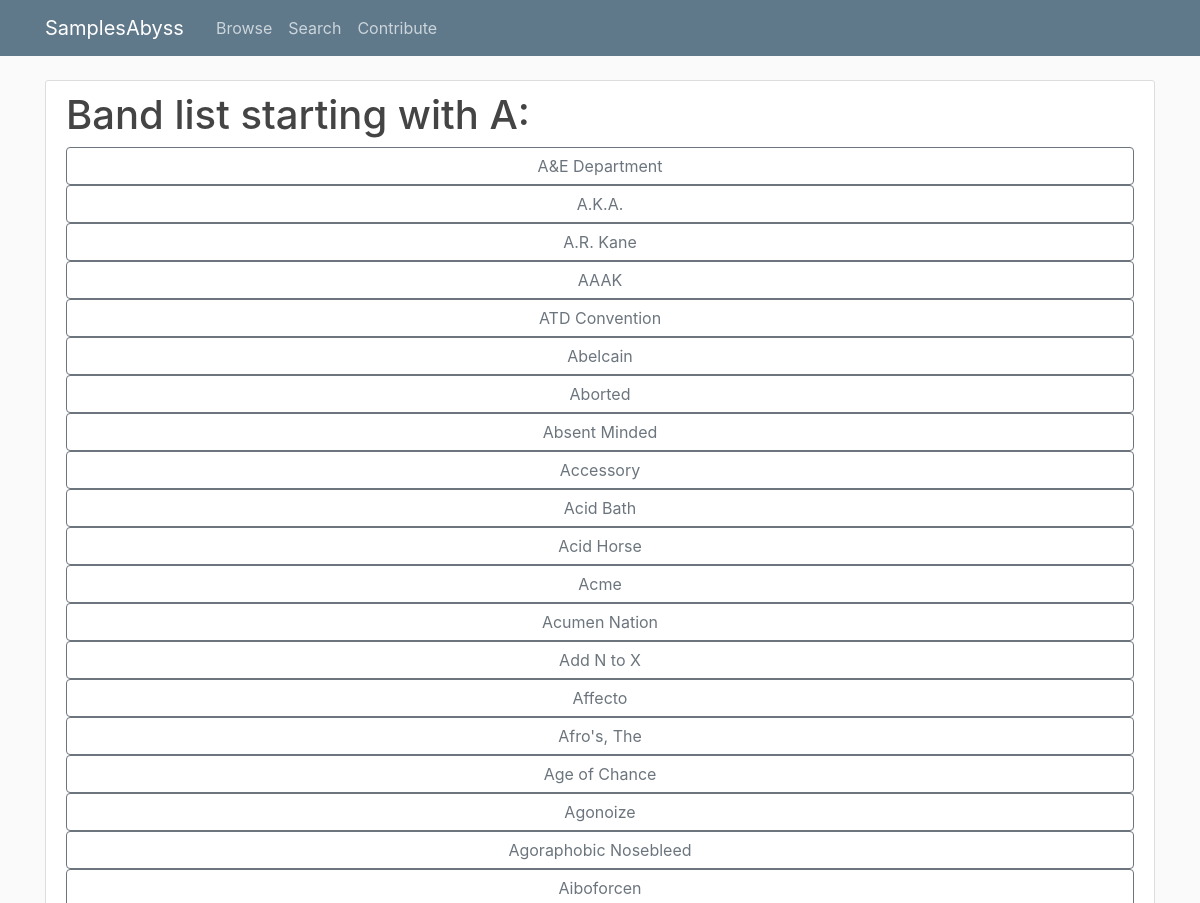
Page /browse/A/ (upper part) on the earlier database version.
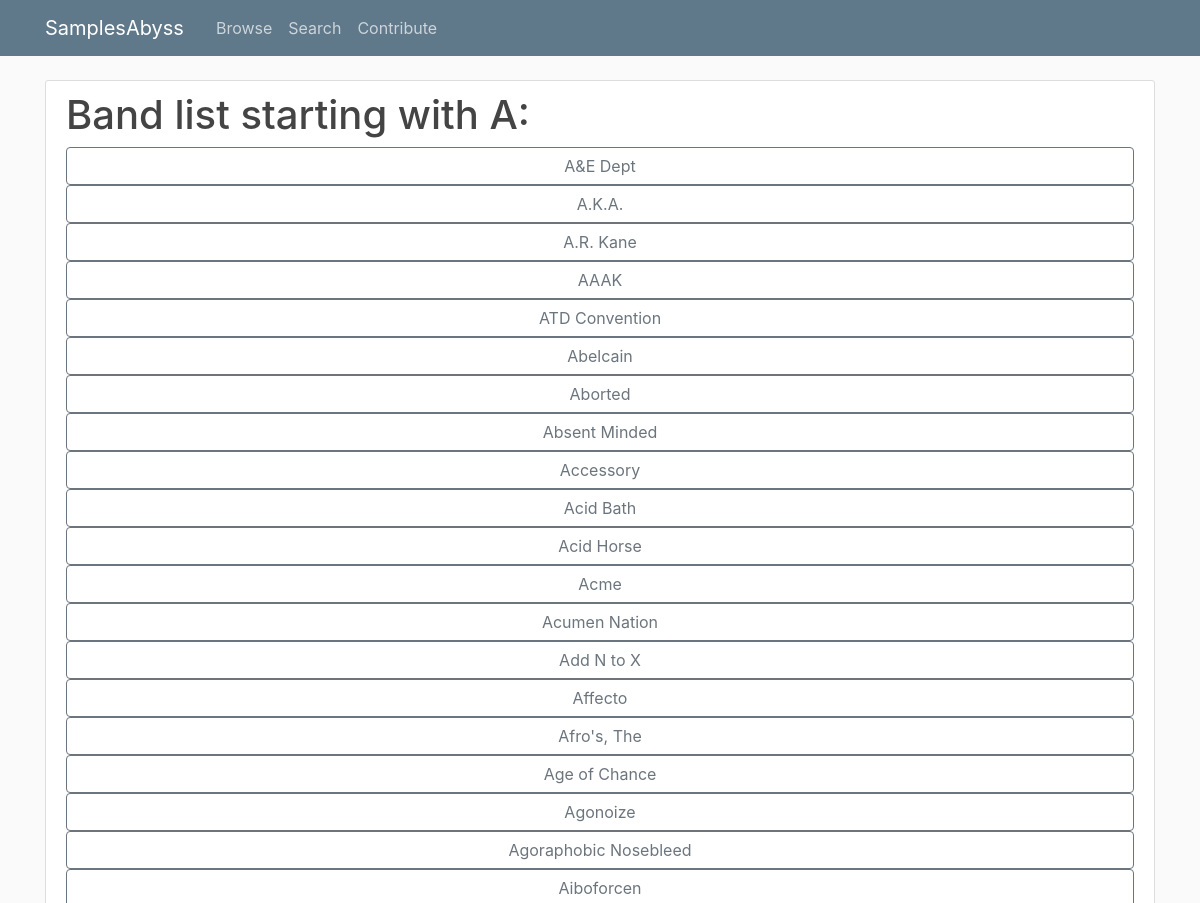
Same page on the later database version.
### samples/models.py (models this page shows)
class BandInfo(models.Model):
    name = models.CharField(blank=True, null=True, max_length=300)
    note = models.TextField(blank=True, null=True)
    class Meta:
        managed = False
        db_table = 'band_info'

### samples/views.py (the view)
# urls.py: path('browse/<str:letter>/', BandListView.as_view(), name='browse-bands'),
class BandListView(ListView):
    def get_queryset(self) -> QuerySet[Any]:
        letter = self.kwargs.get('letter')
        if letter == "#":
            letter = '[^a-zA-Z]'
        band_list = BandInfo.objects.filter(name__regex=f'^{letter}').order_by('name')
        return band_list
    def get_context_data(self):
        context = super().get_context_data()
        context['letter'] = self.kwargs.get('letter')
        return context

### samples/templates/samples/bandinfo_list.html
{% extends "samples/base.html" %}
{% block content %}
    <article class="media content-section">
        <div class="media-body">
            <h1>Band list starting with {{ letter }}:</h1>
            {% for band in object_list %}
            <a href="{% url 'browse-albums' band.name|urlencode:'' %}" class="btn btn btn-outline-secondary d-block">{{ band.name }}</a>
            {% endfor %}
        </div>
    </article>
{% endblock content %}

### samples/templates/samples/base.html (shortened to what this page needs)
{% load static %}
<!DOCTYPE html>
<html>
<head>
    <link rel="stylesheet" href="https://maxcdn.bootstrapcdn.com/bootstrap/4.0.0/css/bootstrap.min.css">
    <link rel="stylesheet" type="text/css" href="{% static 'samples/main.css' %}">
</head>
<body>
    <header class="site-header">
      <nav class="navbar navbar-expand-md navbar-dark bg-steel fixed-top">
        <div class="container">
          <a class="navbar-brand mr-4" href="{% url 'samples-home' %}">SamplesAbyss</a>
          <div class="collapse navbar-collapse" id="navbarToggle">
            <div class="navbar-nav mr-auto">
              <a class="nav-item nav-link" href="{% url 'browse-letters' %}">Browse</a>
              <a class="nav-item nav-link" href="{% url 'samples-search' %}">Search</a>
              <a class="nav-item nav-link" href="{% url 'samples-contribute' %}">Contribute</a>
            </div>
          </div>
        </div>
      </nav>
    </header>
    <main role="main" class="container">
        <div class="row">
          <div class="col-md">
            {% block content %}{% endblock %}
          </div>
        </div>
      </main>
</body>
</html>

### samples/static/samples/main.css (style rules this page uses)
body { background: #fafafa; color: #333333; margin-top: 5rem; }
h1, h2, h3, h4, h5, h6 { color: #444444; }
.bg-steel { background-color: #5f788a; }
.site-header .navbar-nav .nav-link { color: #cbd5db; }
.content-section { background: #ffffff; padding: 10px 20px; border: 1px solid #dddddd; border-radius: 3px; margin-bottom: 20px; }

Differences in the rows shown:
changed BandInfo: name "A&E Department" → "A&E Dept"
